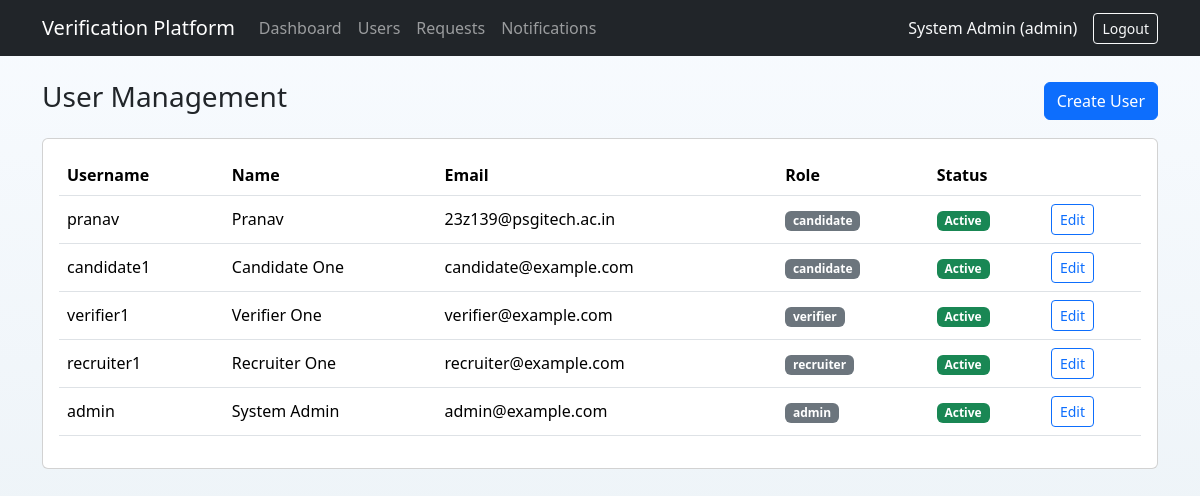
Page /admin/users (signed in) on the committed database.
### app/models.py (models this page shows, shortened)
class User(UserMixin, db.Model):
    __tablename__ = "users"
    id = db.Column(db.Integer, primary_key=True)
    username = db.Column(db.String(80), unique=True, nullable=False)
    password_hash = db.Column(db.String(255), nullable=False)
    full_name = db.Column(db.String(120), nullable=False)
    email = db.Column(db.String(120), unique=True, nullable=False)
    role = db.Column(db.Enum(Role), nullable=False, default=Role.CANDIDATE)
    is_active_user = db.Column(db.Boolean, nullable=False, default=True)
    created_at = db.Column(db.DateTime, default=utcnow_naive, nullable=False)
    candidate_profile = db.relationship(
        "CandidateProfile", back_populates="user", uselist=False
    )
    created_requests = db.relationship(
        "VerificationRequest",
        back_populates="recruiter",
        foreign_keys="VerificationRequest.created_by_recruiter_id",
    )
    assigned_requests = db.relationship(
        "VerificationRequest",
        back_populates="assigned_verifier",
        foreign_keys="VerificationRequest.assigned_verifier_id",
    )
    uploaded_documents = db.relationship(
        "Document", back_populates="uploaded_by", foreign_keys="Document.uploaded_by_user_id"
    )
    notifications = db.relationship("Notification", back_populates="user")
    @property
    def is_active(self) -> bool:  # Flask-Login integration
        return self.is_active_user

### app/routes.py (the view)
@admin_bp.get("/users", endpoint="user_list")
@role_required(Role.ADMIN)
def admin_user_list():
    users = User.query.order_by(User.created_at.desc()).all()
    return render_template("admin/users.html", users=users)

### app/utils.py (called while the page is built)
def role_required(*roles: Role):
    def decorator(view_func):
        @wraps(view_func)
        @login_required
        def wrapped(*args, **kwargs):
            if current_user.role not in roles:
                abort(403)
            return view_func(*args, **kwargs)
        return wrapped
    return decorator

### app/templates/admin/users.html (shortened to what this page needs)
{% extends "base.html" %}
{% block content %}
<div class="d-flex justify-content-between align-items-center mb-3">
  <h1 class="h3">User Management</h1>
  <a class="btn btn-primary" href="{{ url_for('admin.user_new') }}">Create User</a>
</div>
<div class="card">
  <div class="card-body">
    <div class="table-responsive">
      <table class="table table-hover align-middle">
        <thead><tr><th>Username</th><th>Name</th><th>Email</th><th>Role</th><th>Status</th><th></th></tr></thead>
        <tbody>
          {% for user in users %}
          <tr>
            <td>{{ user.username }}</td>
            <td>{{ user.full_name }}</td>
            <td>{{ user.email }}</td>
            <td><span class="badge text-bg-secondary">{{ user.role.value }}</span></td>
            <td>{% if user.is_active_user %}<span class="badge text-bg-success">Active</span>{% else %}<span class="badge text-bg-danger">Inactive</span>{% endif %}</td>
            <td><a class="btn btn-sm btn-outline-primary" href="{{ url_for('admin.user_edit', user_id=user.id) }}">Edit</a></td>
          </tr>
          {% else %}
          <tr><td colspan="6" class="text-muted">No users found.</td></tr>
          {% endfor %}
        </tbody>
      </table>
    </div>
  </div>
</div>
{% endblock %}

### app/templates/base.html (shortened to what this page needs)
<!doctype html>
<html lang="en">
  <head>
    <link href="https://cdn.jsdelivr.net/npm/bootstrap@5.3.3/dist/css/bootstrap.min.css" rel="stylesheet">
    <link href="{{ url_for('static', filename='css/style.css') }}" rel="stylesheet">
  </head>
  <body>
    <nav class="navbar navbar-expand-lg navbar-dark bg-dark mb-4">
      <div class="container">
        <a class="navbar-brand" href="{{ url_for('main.index') }}">Verification Platform</a>
        <div class="collapse navbar-collapse" id="mainNav">
          <ul class="navbar-nav me-auto mb-2 mb-lg-0">
            {% if current_user.is_authenticated %}
              {% if current_user.role.value == 'admin' %}
                <li class="nav-item"><a class="nav-link" href="{{ url_for('admin.dashboard') }}">Dashboard</a></li>
                <li class="nav-item"><a class="nav-link" href="{{ url_for('admin.user_list') }}">Users</a></li>
                <li class="nav-item"><a class="nav-link" href="{{ url_for('admin.request_monitor') }}">Requests</a></li>
              {% elif current_user.role.value == 'verifier' %}
                <li class="nav-item"><a class="nav-link" href="{{ url_for('verifier.task_list') }}">My Tasks</a></li>
              {% endif %}
              <li class="nav-item"><a class="nav-link" href="{{ url_for('main.notifications') }}">Notifications </a></li>
            {% endif %}
          </ul>
          <ul class="navbar-nav ms-auto">
            {% if current_user.is_authenticated %}
              <li class="nav-item text-light d-flex align-items-center me-3">
                {{ current_user.full_name }} ({{ current_user.role.value }})
              </li>
              <li class="nav-item">
                <form action="{{ url_for('auth.logout') }}" method="post" class="m-0">
                  <button class="btn btn-outline-light btn-sm" type="submit">Logout</button>
                </form>
              </li>
            {% else %}
              <li class="nav-item"><a class="nav-link" href="{{ url_for('auth.login') }}">Login</a></li>
              <li class="nav-item"><a class="nav-link" href="{{ url_for('auth.register_candidate') }}">Register</a></li>
            {% endif %}
          </ul>
        </div>
      </div>
    </nav>
    <main class="container mb-5">
      {% block content %}{% endblock %}
    </main>
  </body>
</html>

### app/static/css/style.css (style rules this page uses)
body { background: linear-gradient(180deg, #f8fbff 0%, #eef4f8 100%); }

### rows in the picture
User: full_name "System Admin", role.value "admin", username "admin", email "admin@example.com", is_active_user "Active"
User: username "pranav", full_name "Pranav", email "23z139@psgitech.ac.in", role.value "candidate", is_active_user "Active"
User: username "candidate1", full_name "Candidate One", email "candidate@example.com", role.value "candidate", is_active_user "Active"
User: username "verifier1", full_name "Verifier One", email "verifier@example.com", role.value "verifier", is_active_user "Active"
User: username "recruiter1", full_name "Recruiter One", email "recruiter@example.com", role.value "recruiter", is_active_user "Active"
